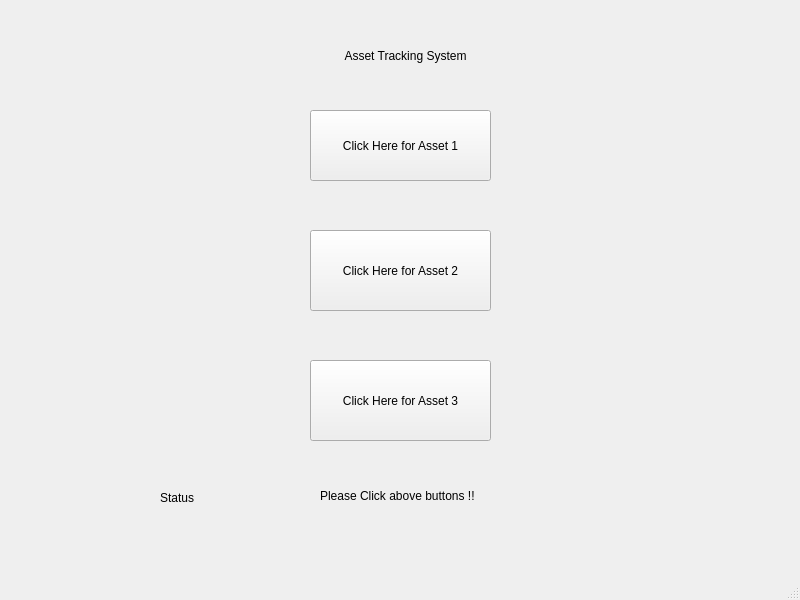
<?xml version="1.0" encoding="UTF-8"?>
<ui version="4.0">
 <class>MainWindow</class>
 <widget class="QMainWindow" name="MainWindow">
  <property name="geometry">
   <rect>
    <x>0</x>
    <y>0</y>
    <width>800</width>
    <height>600</height>
   </rect>
  </property>
  <property name="windowTitle">
   <string>Asset Tracking System</string>
  </property>
  <widget class="QWidget" name="centralwidget">
   <widget class="QLabel" name="label_2">
    <property name="geometry">
     <rect>
      <x>300</x>
      <y>10</y>
      <width>211</width>
      <height>91</height>
     </rect>
    </property>
    <property name="text">
     <string>Asset Tracking System</string>
    </property>
    <property name="alignment">
     <set>Qt::AlignCenter</set>
    </property>
    <property name="wordWrap">
     <bool>false</bool>
    </property>
   </widget>
   <widget class="QPushButton" name="Asset1">
    <property name="geometry">
     <rect>
      <x>310</x>
      <y>110</y>
      <width>181</width>
      <height>71</height>
     </rect>
    </property>
    <property name="text">
     <string>Click Here for Asset 1</string>
    </property>
   </widget>
   <widget class="QPushButton" name="Asset2">
    <property name="geometry">
     <rect>
      <x>310</x>
      <y>230</y>
      <width>181</width>
      <height>81</height>
     </rect>
    </property>
    <property name="text">
     <string>Click Here for Asset 2</string>
    </property>
   </widget>
   <widget class="QPushButton" name="Asset3">
    <property name="geometry">
     <rect>
      <x>310</x>
      <y>360</y>
      <width>181</width>
      <height>81</height>
     </rect>
    </property>
    <property name="text">
     <string>Click Here for Asset 3</string>
    </property>
   </widget>
   <widget class="QLabel" name="label">
    <property name="geometry">
     <rect>
      <x>160</x>
      <y>490</y>
      <width>55</width>
      <height>16</height>
     </rect>
    </property>
    <property name="text">
     <string>Status</string>
    </property>
   </widget>
   <widget class="QLabel" name="Output_lable">
    <property name="geometry">
     <rect>
      <x>320</x>
      <y>480</y>
      <width>181</width>
      <height>31</height>
     </rect>
    </property>
    <property name="text">
     <string>Please Click above buttons !!</string>
    </property>
   </widget>
  </widget>
  <widget class="QStatusBar" name="statusbar"/>
 </widget>
 <resources/>
 <connections>
  <connection>
   <sender>Asset1</sender>
   <signal>clicked()</signal>
   <receiver>Output_lable</receiver>
   <slot>clear()</slot>
   <hints>
    <hint type="sourcelabel">
     <x>402</x>
     <y>145</y>
    </hint>
    <hint type="destinationlabel">
     <x>463</x>
     <y>485</y>
    </hint>
   </hints>
  </connection>
  <connection>
   <sender>Asset2</sender>
   <signal>clicked()</signal>
   <receiver>Output_lable</receiver>
   <slot>clear()</slot>
   <hints>
    <hint type="sourcelabel">
     <x>385</x>
     <y>260</y>
    </hint>
    <hint type="destinationlabel">
     <x>419</x>
     <y>483</y>
    </hint>
   </hints>
  </connection>
  <connection>
   <sender>Asset3</sender>
   <signal>clicked()</signal>
   <receiver>Output_lable</receiver>
   <slot>clear()</slot>
   <hints>
    <hint type="sourcelabel">
     <x>374</x>
     <y>389</y>
    </hint>
    <hint type="destinationlabel">
     <x>388</x>
     <y>491</y>
    </hint>
   </hints>
  </connection>
 </connections>
</ui>
